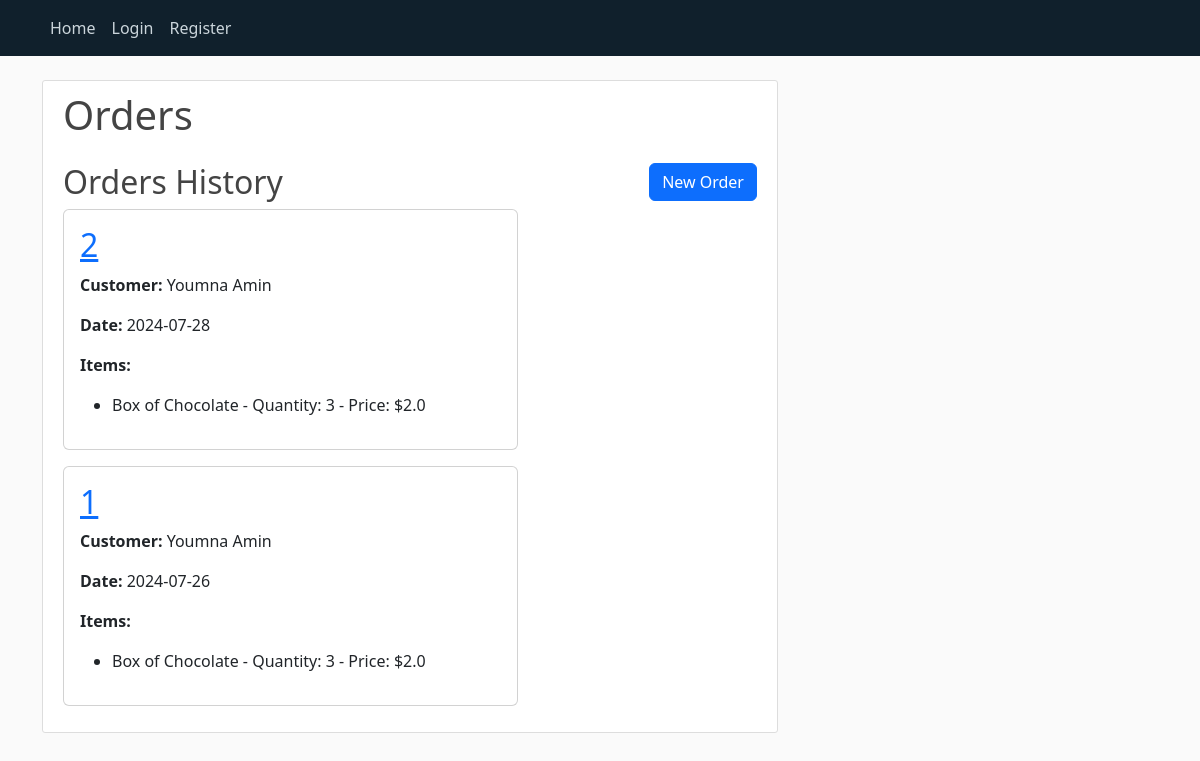
The app's page /orders/home/orders, older data.
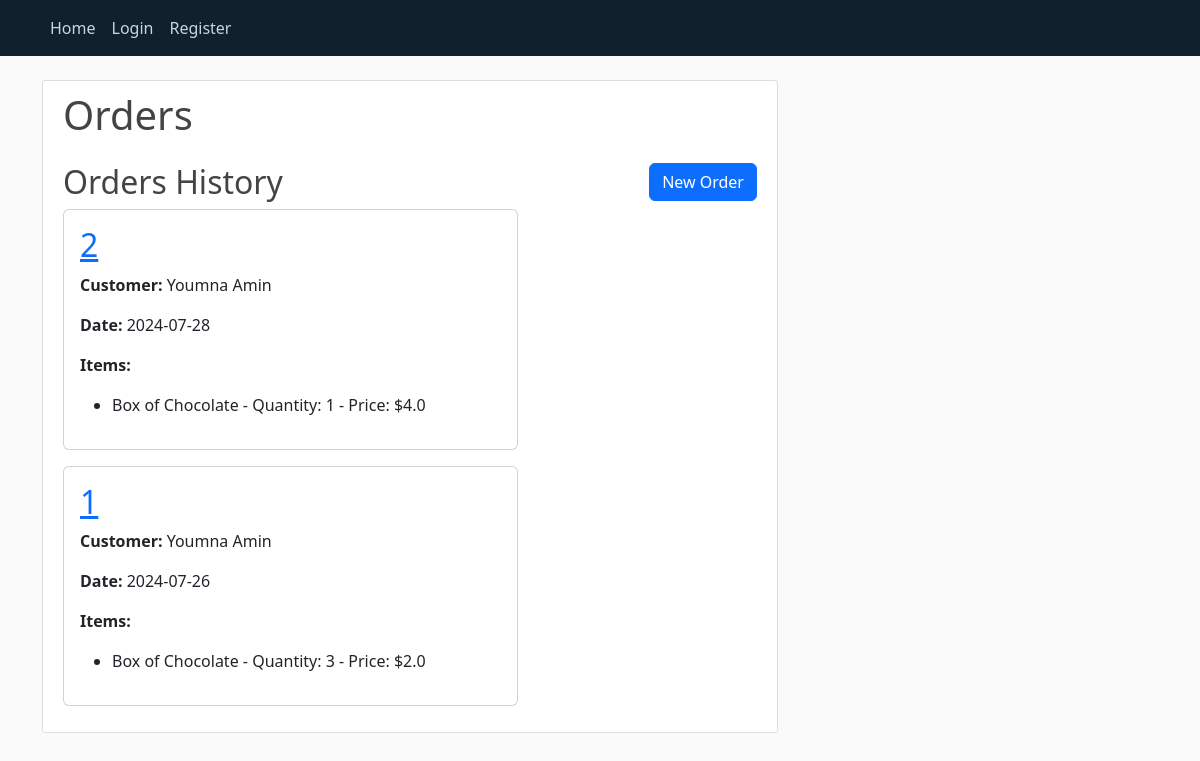
The same page, newer data.
### app/models.py (models this page shows, shortened)
class Order(db.Model):
    id = db.Column(db.Integer, primary_key=True)
    date = db.Column(db.Date, nullable=False, default=datetime.utcnow)
    client_id = db.Column(db.Integer, db.ForeignKey('client.id'), nullable=False)
    items = db.relationship('OrderItem', backref='order', lazy=True)

class Client(db.Model):
    id = db.Column(db.Integer, primary_key=True)
    name = db.Column(db.String(20), nullable=False)
    address = db.Column(db.String(120), nullable=False)
    phone = db.Column(db.String(15), unique=True, nullable=False)
    date_created = db.Column(db.DateTime, default=datetime.utcnow)
    orders = db.relationship('Order', backref='client', lazy=True)

class OrderItem(db.Model):
    id = db.Column(db.Integer, primary_key=True)
    order_id = db.Column(db.Integer, db.ForeignKey('order.id'), nullable=False)
    item = db.Column(db.String(120), nullable=False)
    quantity = db.Column(db.Integer, nullable=False)
    price = db.Column(db.Float, nullable=False)

### app/orders_routes.py (the view, shortened to what this page needs)
@orders_bp.route("/home/orders", methods=['GET', 'POST'])
def orders_page():
    form = OrderForm()
    menu_items = Menu.query.all()
    item_choices = [(item.name, f"{item.name} - ${item.price}") for item in menu_items]
    for item_form in form.items:
        item_form.item.choices = item_choices
    orders = Order.query.order_by(Order.date.desc()).all()
    return render_template('orders.html', title="Orders", form=form, orders=orders, menu_items=menu_items)

### app/templates/orders.html
{% extends "layout.html" %}
{% block content %}
<div class="content-section">
    <h1 class="mb-4">Orders</h1>
    <div class="row">
        <div class="col-md-8">
            <h2>Orders History</h2>
            {% if orders %}
                {% for order in orders %}
                <div class="card mb-3">
                    <div class="card-body">
                        <h2 class="card-title">
                            <a href="{{ url_for('orders_bp.order_details', order_id=order.id) }}">{{ order.id }}</a>
                        </h2>
                        <p class="card-text"><strong>Customer:</strong> {{ order.client.name }}</p>
                        <p class="card-text"><strong>Date:</strong> {{ order.date }}</p>
                        <p class="card-text"><strong>Items:</strong></p>
                        <ul>
                            {% for item in order.items %}
                            <li>{{ item.item }} - Quantity: {{ item.quantity }} - Price: ${{ item.price }}</li>
                            {% endfor %}
                        </ul>
                    </div>
                </div>
                {% endfor %}
            {% else %}
                <p>No orders found.</p>
            {% endif %}
        </div>
        <div class="col-md-4">
            <a href="{{ url_for('orders_bp.new_order_page') }}" class="btn btn-primary float-end">New Order</a>
        </div>
    </div>
</div>
{% endblock %}

### app/templates/layout.html (shortened to what this page needs)
<!DOCTYPE html>
<html lang="en">
    <head>
        <link href="https://cdn.jsdelivr.net/npm/bootstrap@5.3.3/dist/css/bootstrap.min.css" rel="stylesheet">
        <link rel="stylesheet" type="text/css" href="{{ url_for('static', filename='main.css') }}">
    </head>
    <body>
        <header class="site-header">
            <nav class="navbar navbar-expand-md navbar-dark bg-steel fixed-top">
              <div class="container">
                <div class="collapse navbar-collapse" id="navbarToggle">
                  <div class="navbar-nav mr-auto">
                    <a class="nav-item nav-link" href="{{url_for('home_page')}}">Home</a>
                  </div>
                  <div class="navbar-nav">
                    {% if current_user.is_authenticated %}
                      <a class="nav-item nav-link" href="{{ url_for('logout') }}">Logout</a>
                    {% else %}
                      <a class="nav-item nav-link" href="{{ url_for('login_page') }}">Login</a>
                      <a class="nav-item nav-link" href="{{ url_for('register_page') }}">Register</a>
                    {% endif %}
                  </div>
                </div>
              </div>
            </nav>
        </header>
        <main role="main" class="container">
            <div class="row">
              <div class="col-md-8">
                {% block content %}{% endblock %}
              </div>
            </div>
        </main>
    </body>
</html>

### app/static/main.css (style rules this page uses)
body { background: #fafafa; color: #333333; margin-top: 5rem; }
h1, h2, h3, h4, h5, h6 { color: #444444; }
.bg-steel { background-color: #10202c; }
.site-header .navbar-nav .nav-link { color: #cbd5db; }
.content-section { background: #ffffff; padding: 10px 20px; border: 1px solid #dddddd; border-radius: 3px; margin-bottom: 20px; }

Row changes from the older to the newer data that the page shows:
changed OrderItem (number 1 of 2 on the later page): quantity "3" → "1"; price "2.0" → "4.0"
